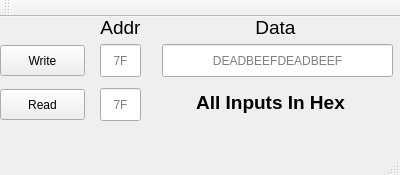
<?xml version="1.0" encoding="UTF-8"?>
<ui version="4.0">
 <class>MainWindow</class>
 <widget class="QMainWindow" name="MainWindow">
  <property name="geometry">
   <rect>
    <x>0</x>
    <y>0</y>
    <width>400</width>
    <height>175</height>
   </rect>
  </property>
  <property name="sizePolicy">
   <sizepolicy hsizetype="Fixed" vsizetype="Fixed">
    <horstretch>0</horstretch>
    <verstretch>0</verstretch>
   </sizepolicy>
  </property>
  <property name="windowTitle">
   <string>LMP91300 Programmer</string>
  </property>
  <widget class="QWidget" name="centralWidget">
   <property name="sizePolicy">
    <sizepolicy hsizetype="Fixed" vsizetype="Fixed">
     <horstretch>0</horstretch>
     <verstretch>0</verstretch>
    </sizepolicy>
   </property>
   <widget class="Line" name="line">
    <property name="geometry">
     <rect>
      <x>9</x>
      <y>71</y>
      <width>16</width>
      <height>16</height>
     </rect>
    </property>
    <property name="orientation">
     <enum>Qt::Horizontal</enum>
    </property>
   </widget>
   <widget class="QLabel" name="label">
    <property name="geometry">
     <rect>
      <x>90</x>
      <y>0</y>
      <width>61</width>
      <height>21</height>
     </rect>
    </property>
    <property name="font">
     <font>
      <pointsize>14</pointsize>
      <weight>50</weight>
      <italic>false</italic>
      <bold>false</bold>
     </font>
    </property>
    <property name="text">
     <string>Addr</string>
    </property>
    <property name="alignment">
     <set>Qt::AlignCenter</set>
    </property>
   </widget>
   <widget class="QLabel" name="label_2">
    <property name="geometry">
     <rect>
      <x>170</x>
      <y>0</y>
      <width>211</width>
      <height>21</height>
     </rect>
    </property>
    <property name="font">
     <font>
      <pointsize>14</pointsize>
      <weight>50</weight>
      <italic>false</italic>
      <bold>false</bold>
     </font>
    </property>
    <property name="text">
     <string>Data</string>
    </property>
    <property name="alignment">
     <set>Qt::AlignCenter</set>
    </property>
   </widget>
   <widget class="QPushButton" name="Read">
    <property name="geometry">
     <rect>
      <x>0</x>
      <y>72</y>
      <width>85</width>
      <height>31</height>
     </rect>
    </property>
    <property name="text">
     <string>Read</string>
    </property>
   </widget>
   <widget class="QLineEdit" name="read_address">
    <property name="geometry">
     <rect>
      <x>100</x>
      <y>71</y>
      <width>41</width>
      <height>33</height>
     </rect>
    </property>
    <property name="inputMethodHints">
     <set>Qt::ImhPreferUppercase</set>
    </property>
    <property name="inputMask">
     <string extracomment="address"/>
    </property>
    <property name="maxLength">
     <number>2</number>
    </property>
    <property name="alignment">
     <set>Qt::AlignCenter</set>
    </property>
    <property name="placeholderText">
     <string>7F</string>
    </property>
   </widget>
   <widget class="QLabel" name="label_3">
    <property name="geometry">
     <rect>
      <x>170</x>
      <y>70</y>
      <width>201</width>
      <height>31</height>
     </rect>
    </property>
    <property name="font">
     <font>
      <pointsize>14</pointsize>
      <weight>75</weight>
      <italic>false</italic>
      <bold>true</bold>
      <strikeout>false</strikeout>
     </font>
    </property>
    <property name="text">
     <string>All Inputs In Hex</string>
    </property>
    <property name="alignment">
     <set>Qt::AlignCenter</set>
    </property>
   </widget>
   <widget class="QLineEdit" name="write_data">
    <property name="geometry">
     <rect>
      <x>162</x>
      <y>27</y>
      <width>231</width>
      <height>33</height>
     </rect>
    </property>
    <property name="cursor">
     <cursorShape>ArrowCursor</cursorShape>
    </property>
    <property name="contextMenuPolicy">
     <enum>Qt::PreventContextMenu</enum>
    </property>
    <property name="inputMethodHints">
     <set>Qt::ImhNoAutoUppercase</set>
    </property>
    <property name="inputMask">
     <string/>
    </property>
    <property name="text">
     <string/>
    </property>
    <property name="maxLength">
     <number>16</number>
    </property>
    <property name="cursorPosition">
     <number>0</number>
    </property>
    <property name="alignment">
     <set>Qt::AlignCenter</set>
    </property>
    <property name="placeholderText">
     <string>DEADBEEFDEADBEEF</string>
    </property>
   </widget>
   <widget class="QLineEdit" name="write_address">
    <property name="geometry">
     <rect>
      <x>100</x>
      <y>27</y>
      <width>41</width>
      <height>33</height>
     </rect>
    </property>
    <property name="cursor">
     <cursorShape>ArrowCursor</cursorShape>
    </property>
    <property name="inputMethodHints">
     <set>Qt::ImhUppercaseOnly</set>
    </property>
    <property name="inputMask">
     <string/>
    </property>
    <property name="maxLength">
     <number>2</number>
    </property>
    <property name="alignment">
     <set>Qt::AlignCenter</set>
    </property>
    <property name="placeholderText">
     <string extracomment="adf">7F</string>
    </property>
   </widget>
   <widget class="QPushButton" name="Write">
    <property name="geometry">
     <rect>
      <x>0</x>
      <y>28</y>
      <width>85</width>
      <height>31</height>
     </rect>
    </property>
    <property name="text">
     <string>Write</string>
    </property>
   </widget>
  </widget>
  <widget class="QMenuBar" name="menuBar">
   <property name="geometry">
    <rect>
     <x>0</x>
     <y>0</y>
     <width>400</width>
     <height>27</height>
    </rect>
   </property>
  </widget>
  <widget class="QToolBar" name="mainToolBar">
   <attribute name="toolBarArea">
    <enum>TopToolBarArea</enum>
   </attribute>
   <attribute name="toolBarBreak">
    <bool>false</bool>
   </attribute>
  </widget>
  <widget class="QStatusBar" name="statusBar"/>
 </widget>
 <layoutdefault spacing="6" margin="11"/>
 <resources/>
 <connections/>
</ui>
